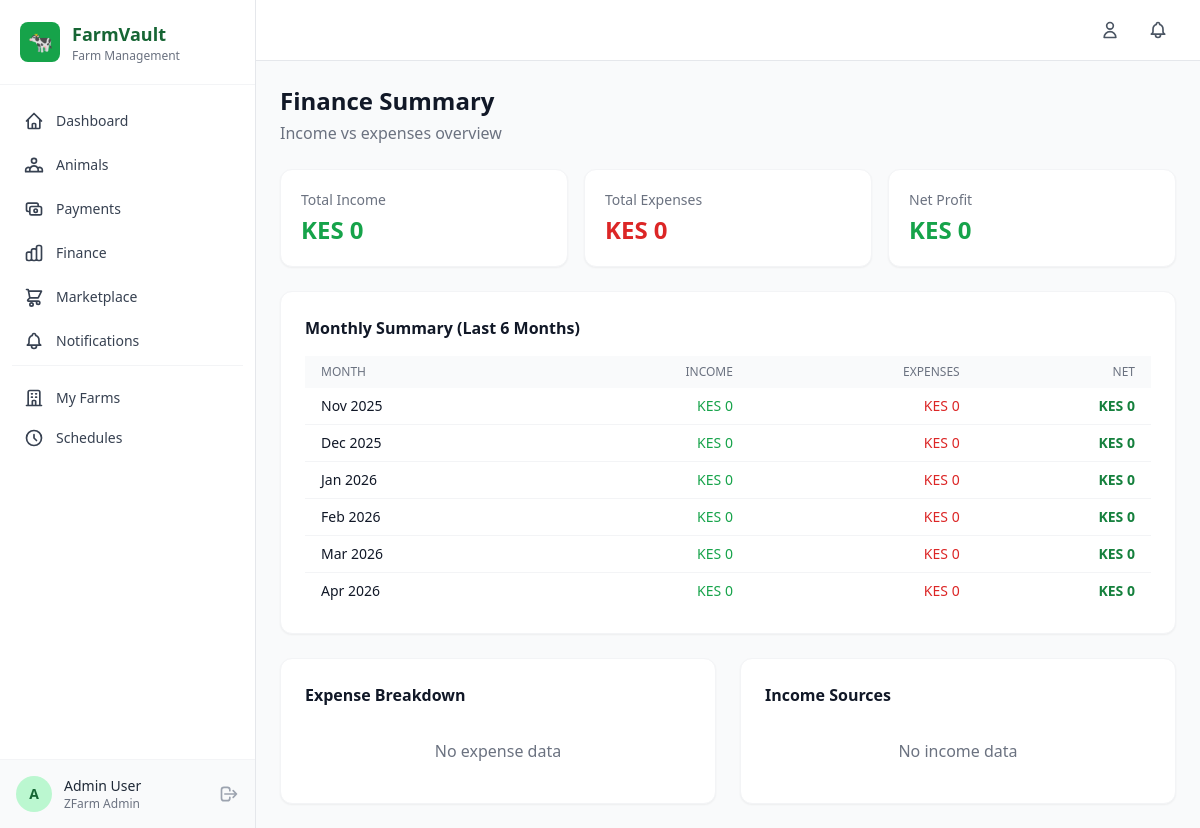
/payments/summary/ (signed in), run on the app's committed database.
### accounts/models.py (models this page shows, shortened)
class Farmer(AbstractUser):
    id = models.UUIDField(primary_key=True, default=uuid.uuid4, editable=False)
    phone_number = models.CharField(max_length=20, unique=True, blank=True, null=True)
    mpesa_number = models.CharField(max_length=20, blank=True, null=True, help_text="M-Pesa linked phone number")
    id_number = models.CharField(max_length=20, blank=True, null=True)
    location = models.CharField(max_length=200, blank=True)
    county = models.CharField(max_length=100, blank=True)
    farm_type = models.CharField(max_length=100, blank=True, help_text="e.g., Dairy, Poultry, Mixed")
    farm_name = models.CharField(max_length=200, blank=True)
    avatar = models.ImageField(upload_to='avatars/', blank=True, null=True)
    is_verified = models.BooleanField(default=False)
    is_vet = models.BooleanField(default=False, help_text="Is this user a veterinarian?")
    created_at = models.DateTimeField(auto_now_add=True)
    updated_at = models.DateTimeField(auto_now=True)
    REQUIRED_FIELDS = ['email']
    class Meta:
        verbose_name = 'Farmer'
        verbose_name_plural = 'Farmers'
        ordering = ['-created_at']

### payments/views.py (the view)
# urls.py: path('summary/', views.finance_summary, name='finance_summary'),
@login_required
def finance_summary(request):
    transactions = MpesaTransaction.objects.filter(farmer=request.user, status='success')
    total_income = transactions.filter(is_expense=False).aggregate(total=Sum('amount'))['total'] or 0
    total_expenses = transactions.filter(is_expense=True).aggregate(total=Sum('amount'))['total'] or 0
    net_profit = total_income - total_expenses
    expense_breakdown = transactions.filter(is_expense=True).values('purpose').annotate(
        total=Sum('amount'),
        count=Count('id')
    ).order_by('-total')
    income_breakdown = transactions.filter(is_expense=False).values('purpose').annotate(
        total=Sum('amount'),
        count=Count('id')
    ).order_by('-total')
    monthly_data = []
    for i in range(5, -1, -1):
        today = timezone.now().date()
        month = today.month - i
        year = today.year
        while month <= 0:
            month += 12
            year -= 1
        month_date = datetime(year, month, 1)
        month_txns = transactions.filter(
            created_at__year=month_date.year,
            created_at__month=month_date.month
        )
        month_income = month_txns.filter(is_expense=False).aggregate(t=Sum('amount'))['t'] or 0
        month_expense = month_txns.filter(is_expense=True).aggregate(t=Sum('amount'))['t'] or 0
        monthly_data.append({
            'month': month_date.strftime('%b %Y'),
            'income': month_income,
            'expense': month_expense,
            'net': month_income - month_expense,
        })
    context = {
        'total_income': total_income,
        'total_expenses': total_expenses,
        'net_profit': net_profit,
        'expense_breakdown': expense_breakdown,
        'income_breakdown': income_breakdown,
        'monthly_data': monthly_data,
        'total_transactions': transactions.count(),
    }
    return render(request, 'payments/finance_summary.html', context)

### templates/payments/finance_summary.html (shortened to what this page needs)
{% extends 'base.html' %}
{% block content %}
<div class="max-w-5xl mx-auto">
    <div class="mb-6"><h1 class="text-2xl font-bold text-gray-900">Finance Summary</h1><p class="text-gray-500 mt-1">Income vs expenses overview</p></div>
    <div class="grid grid-cols-1 sm:grid-cols-3 gap-4 mb-6">
        <div class="bg-white rounded-xl shadow-sm border border-gray-100 p-5">
            <p class="text-sm text-gray-500">Total Income</p>
            <p class="text-2xl font-bold text-green-600 mt-1">KES {{ total_income|floatformat:0 }}</p>
        </div>
        <div class="bg-white rounded-xl shadow-sm border border-gray-100 p-5">
            <p class="text-sm text-gray-500">Total Expenses</p>
            <p class="text-2xl font-bold text-red-600 mt-1">KES {{ total_expenses|floatformat:0 }}</p>
        </div>
        <div class="bg-white rounded-xl shadow-sm border border-gray-100 p-5">
            <p class="text-sm text-gray-500">Net Profit</p>
            <p class="text-2xl font-bold {% if net_profit >= 0 %}text-green-600{% else %}text-red-600{% endif %} mt-1">KES {{ net_profit|floatformat:0 }}</p>
        </div>
    </div>
    <div class="bg-white rounded-xl shadow-sm border border-gray-100 p-6 mb-6">
        <h3 class="font-semibold text-gray-900 mb-4">Monthly Summary (Last 6 Months)</h3>
        <div class="overflow-x-auto">
            <table class="w-full">
                <thead class="bg-gray-50"><tr>
                    <th class="text-left text-xs font-medium text-gray-500 uppercase px-4 py-2">Month</th>
                    <th class="text-right text-xs font-medium text-gray-500 uppercase px-4 py-2">Income</th>
                    <th class="text-right text-xs font-medium text-gray-500 uppercase px-4 py-2">Expenses</th>
                    <th class="text-right text-xs font-medium text-gray-500 uppercase px-4 py-2">Net</th>
                </tr></thead>
                <tbody class="divide-y divide-gray-100">
                    {% for m in monthly_data %}
                    <tr>
                        <td class="px-4 py-2 text-sm font-medium text-gray-900">{{ m.month }}</td>
                        <td class="px-4 py-2 text-sm text-green-600 text-right">KES {{ m.income|floatformat:0 }}</td>
                        <td class="px-4 py-2 text-sm text-red-600 text-right">KES {{ m.expense|floatformat:0 }}</td>
                        <td class="px-4 py-2 text-sm font-semibold {% if m.net >= 0 %}text-green-700{% else %}text-red-700{% endif %} text-right">KES {{ m.net|floatformat:0 }}</td>
                    </tr>
                    {% endfor %}
                </tbody>
            </table>
        </div>
    </div>
    <div class="grid grid-cols-1 md:grid-cols-2 gap-6">
        <div class="bg-white rounded-xl shadow-sm border border-gray-100 p-6">
            <h3 class="font-semibold text-gray-900 mb-4">Expense Breakdown</h3>
            {% if expense_breakdown %}
            <div class="space-y-3">
                {% for item in expense_breakdown %}
                <div class="flex items-center justify-between">
                    <span class="text-sm text-gray-700 capitalize">{{ item.get_purpose_display|default:item.purpose }}</span>
                    <div class="text-right"><span class="text-sm font-semibold text-gray-900">KES {{ item.total|floatformat:0 }}</span><span class="text-xs text-gray-500 ml-2">({{ item.count }})</span></div>
                </div>
                {% endfor %}
            </div>
            {% else %}<p class="text-gray-500 text-center py-4">No expense data</p>{% endif %}
        </div>
        <div class="bg-white rounded-xl shadow-sm border border-gray-100 p-6">
            <h3 class="font-semibold text-gray-900 mb-4">Income Sources</h3>
            {% if income_breakdown %}
            <div class="space-y-3">
                {% for item in income_breakdown %}
                <div class="flex items-center justify-between">
                    <span class="text-sm text-gray-700 capitalize">{{ item.get_purpose_display|default:item.purpose }}</span>
                    <div class="text-right"><span class="text-sm font-semibold text-gray-900">KES {{ item.total|floatformat:0 }}</span><span class="text-xs text-gray-500 ml-2">({{ item.count }})</span></div>
                </div>
                {% endfor %}
            </div>
            {% else %}<p class="text-gray-500 text-center py-4">No income data</p>{% endif %}
        </div>
    </div>
</div>
{% endblock %}

### templates/base.html (shortened to what this page needs)
{% load static %}
<!DOCTYPE html>
<html lang="en" class="h-full">
<head>
    <script src="https://cdn.tailwindcss.com"></script>
</head>
<body class="h-full bg-gray-50 text-gray-800">
    {% if user.is_authenticated %}
    <aside id="sidebar" class="fixed left-0 top-0 h-full w-64 bg-white border-r border-gray-200 z-50 transform -translate-x-full lg:translate-x-0 transition-transform duration-300">
        <div class="flex items-center gap-3 p-5 border-b border-gray-100">
            <div class="w-10 h-10 bg-primary-600 rounded-lg flex items-center justify-center">
                <span class="text-white text-xl">🐄</span>
            </div>
            <div>
                <h1 class="text-lg font-bold text-primary-800">FarmVault</h1>
                <p class="text-xs text-gray-500">Farm Management</p>
            </div>
        </div>
        <nav class="mt-4 px-3 space-y-1">
            <a href="{% url 'analytics:dashboard' %}" class="nav-link flex items-center gap-3 px-3 py-2.5 rounded-lg text-sm font-medium text-gray-700 hover:bg-primary-50 hover:text-primary-700 transition-colors ">
                <svg class="w-5 h-5" fill="none" stroke="currentColor" viewBox="0 0 24 24"><path stroke-linecap="round" stroke-linejoin="round" stroke-width="2" d="M3 12l2-2m0 0l7-7 7 7M5 10v10a1 1 0 001 1h3m10-11l2 2m-2-2v10a1 1 0 01-1 1h-3m-6 0a1 1 0 001-1v-4a1 1 0 011-1h2a1 1 0 011 1v4a1 1 0 001 1m-6 0h6"/></svg>
                Dashboard
            </a>
            <a href="{% url 'animals:animal_list' %}" class="nav-link flex items-center gap-3 px-3 py-2.5 rounded-lg text-sm font-medium text-gray-700 hover:bg-primary-50 hover:text-primary-700 transition-colors">
                Animals
            </a>
            <a href="{% url 'payments:transaction_list' %}" class="nav-link flex items-center gap-3 px-3 py-2.5 rounded-lg text-sm font-medium text-gray-700 hover:bg-primary-50 hover:text-primary-700 transition-colors">
                <svg class="w-5 h-5" fill="none" stroke="currentColor" viewBox="0 0 24 24"><path stroke-linecap="round" stroke-linejoin="round" stroke-width="2" d="M17 9V7a2 2 0 00-2-2H5a2 2 0 00-2 2v6a2 2 0 002 2h2m2 4h10a2 2 0 002-2v-6a2 2 0 00-2-2H9a2 2 0 00-2 2v6a2 2 0 002 2zm7-5a2 2 0 11-4 0 2 2 0 014 0z"/></svg>
                Payments
            </a>
            <a href="{% url 'payments:finance_summary' %}" class="nav-link flex items-center gap-3 px-3 py-2.5 rounded-lg text-sm font-medium text-gray-700 hover:bg-primary-50 hover:text-primary-700 transition-colors">
                Finance
            </a>
            <a href="{% url 'marketplace:listing_list' %}" class="nav-link flex items-center gap-3 px-3 py-2.5 rounded-lg text-sm font-medium text-gray-700 hover:bg-primary-50 hover:text-primary-700 transition-colors">
                <svg class="w-5 h-5" fill="none" stroke="currentColor" viewBox="0 0 24 24"><path stroke-linecap="round" stroke-linejoin="round" stroke-width="2" d="M3 3h2l.4 2M7 13h10l4-8H5.4M7 13L5.4 5M7 13l-2.293 2.293c-.63.63-.184 1.707.707 1.707H17m0 0a2 2 0 100 4 2 2 0 000-4zm-8 2a2 2 0 100 4 2 2 0 000-4z"/></svg>
                Marketplace
            </a>
            <a href="{% url 'notifications:notification_list' %}" class="nav-link flex items-center gap-3 px-3 py-2.5 rounded-lg text-sm font-medium text-gray-700 hover:bg-primary-50 hover:text-primary-700 transition-colors">
                Notifications
            </a>
            <div class="border-t border-gray-100 my-3 pt-3">
                <a href="{% url 'accounts:farm_list' %}" class="nav-link flex items-center gap-3 px-3 py-2.5 rounded-lg text-sm font-medium text-gray-700 hover:bg-primary-50 hover:text-primary-700 transition-colors">
                    <svg class="w-5 h-5" fill="none" stroke="currentColor" viewBox="0 0 24 24"><path stroke-linecap="round" stroke-linejoin="round" stroke-width="2" d="M19 21V5a2 2 0 00-2-2H7a2 2 0 00-2 2v16m14 0h2m-2 0h-5m-9 0H3m2 0h5M9 7h1m-1 4h1m4-4h1m-1 4h1m-5 10v-5a1 1 0 011-1h2a1 1 0 011 1v5m-4 0h4"/></svg>
                    My Farms
                </a>
                <a href="{% url 'notifications:schedule_list' %}" class="nav-link flex items-center gap-3 px-3 py-2.5 rounded-lg text-sm font-medium text-gray-700 hover:bg-primary-50 hover:text-primary-700 transition-colors">
                    <svg class="w-5 h-5" fill="none" stroke="currentColor" viewBox="0 0 24 24"><path stroke-linecap="round" stroke-linejoin="round" stroke-width="2" d="M12 8v4l3 3m6-3a9 9 0 11-18 0 9 9 0 0118 0z"/></svg>
                    Schedules
                </a>
            </div>
        </nav>
        <div class="absolute bottom-0 left-0 right-0 p-4 border-t border-gray-100 bg-gray-50">
            <div class="flex items-center gap-3">
                <div class="w-9 h-9 bg-primary-200 rounded-full flex items-center justify-center">
                    <span class="text-primary-800 font-semibold text-sm">{{ user.first_name.0|default:user.username.0|upper }}</span>
                </div>
                <div class="flex-1 min-w-0">
                    <p class="text-sm font-medium text-gray-800 truncate">{{ user.get_full_name|default:user.username }}</p>
                    <p class="text-xs text-gray-500 truncate">{{ user.farm_name|default:"Farmer" }}</p>
                </div>
                <a href="{% url 'accounts:logout' %}" class="text-gray-400 hover:text-red-500 transition-colors" title="Logout">
                    <svg class="w-5 h-5" fill="none" stroke="currentColor" viewBox="0 0 24 24"><path stroke-linecap="round" stroke-linejoin="round" stroke-width="2" d="M17 16l4-4m0 0l-4-4m4 4H7m6 4v1a3 3 0 01-3 3H6a3 3 0 01-3-3V7a3 3 0 013-3h4a3 3 0 013 3v1"/></svg>
                </a>
            </div>
        </div>
    </aside>
    <div class="lg:ml-64 min-h-screen">
        <header class="bg-white border-b border-gray-200 sticky top-0 z-30">
            <div class="flex items-center justify-between px-4 py-3 sm:px-6">
                <div class="flex items-center gap-3">
                    <a href="{% url 'accounts:profile' %}" class="text-gray-600 hover:text-primary-600 transition-colors p-2 rounded-lg hover:bg-gray-100" title="Profile">
                        <svg class="w-5 h-5" fill="none" stroke="currentColor" viewBox="0 0 24 24"><path stroke-linecap="round" stroke-linejoin="round" stroke-width="2" d="M16 7a4 4 0 11-8 0 4 4 0 018 0zM12 14a7 7 0 00-7 7h14a7 7 0 00-7-7z"/></svg>
                    </a>
                    <a href="{% url 'notifications:notification_list' %}" class="text-gray-600 hover:text-primary-600 transition-colors p-2 rounded-lg hover:bg-gray-100 relative" title="Notifications">
                    </a>
                </div>
            </div>
        </header>
        <main class="p-4 sm:p-6">
            {% block content %}{% endblock %}
        </main>
    </div>
    {% endif %}
</body>
</html>

### data on the page
Farmer: first_name.0 "A", get_full_name "Admin User", farm_name "ZFarm Admin"

### other printed values
{{ total_income|floatformat:0 }} "0"
{{ total_expenses|floatformat:0 }} "0"
{{ net_profit|floatformat:0 }} "0"
{{ m.month }} "Nov 2025" "Dec 2025" "Jan 2026" "Feb 2026" "Mar 2026" "Apr 2026"
{{ m.income|floatformat:0 }} "0" "0" "0" "0" "0" "0"
{{ m.expense|floatformat:0 }} "0" "0" "0" "0" "0" "0"
{{ m.net|floatformat:0 }} "0" "0" "0" "0" "0" "0"
